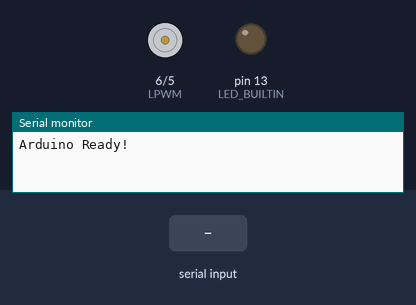
A program run on a simulated Arduino Uno, built with avr-gcc and run on an emulated ATmega328P. On the bench: motor-driver pin pairs drawn as motors (green arrow = first pin HIGH = forward, orange = second pin HIGH = backward, longer = more drive, scaled by the enable pin), output pins drawn as LEDs (lit = HIGH), the last lines printed to the serial monitor. Inputs (shaded band) come from the test bench.

Above: at 1.2 s.
1.3 s: "MHigh\n" received over Serial
4.3 s: "C_ON\n" received over Serial
At 4.7 s:
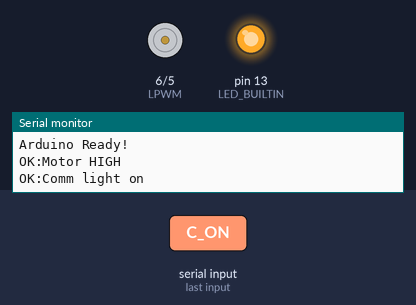
5.8 s: "MLow\n" received over Serial
8.2 s: "MEnable\n" received over Serial
At 9.0 s:
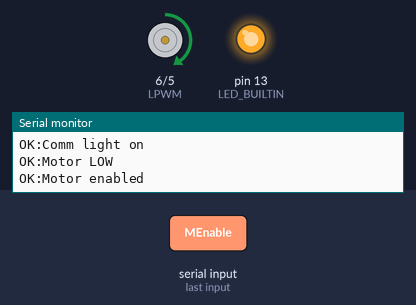
9.7 s: "C_OFF\n" received over Serial
At 10.1 s:
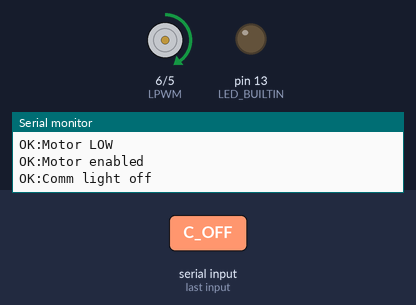
11.2 s: "MHigh\n" received over Serial
At 13.1 s:
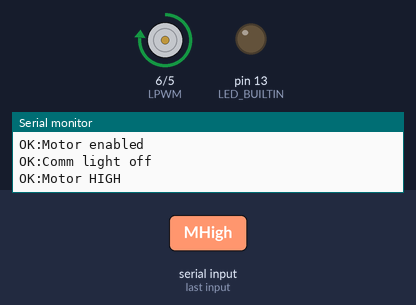
Timing chart, 0 to 14.6 s (numbered marks = the images above; inputs shaded):
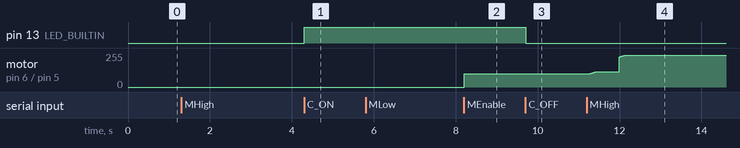

Measured:
- after the input at 4.3 s, pin 13 (LED_BUILTIN): LOW → HIGH at once
- after the input at 8.2 s, motor on pin 6 (LPWM) / pin 5 (RPWM): stopped → forward 100/255 at once
- after the input at 9.7 s, pin 13 (LED_BUILTIN): HIGH → LOW at once
- after the input at 11.2 s, motor on pin 6 (LPWM) / pin 5 (RPWM): moves from forward 100/255 to forward 240/255 over 0.95 s, starting after 0.06 s

The program:

main.cpp
```cpp
#include <Arduino.h>
#include "motorController.h"

void setup() {
  //Comms
  // Start serial at 9600 baud
  Serial.begin(9600);

  // Built-in LED for power info
  pinMode(LED_BUILTIN, OUTPUT);

  // Wait for serial to be ready
  while (!Serial) {
    ; // Wait for serial port to connect
  }

  Serial.println("Arduino Ready!");
  initMotor();
}

void processCommand(String cmd) {
  // Handle individual commands
  if (cmd == "C_ON") {
    digitalWrite(LED_BUILTIN, HIGH);
    Serial.println("OK:Comm light on");
  }
  else if (cmd == "C_OFF") {
    digitalWrite(LED_BUILTIN, LOW);
    Serial.println("OK:Comm light off");
  }
  else if (cmd == "MHigh") {
    Serial.println("OK:Motor HIGH");
    motorStateHigh();
  }
  else if (cmd == "MLow") {
    Serial.println("OK:Motor LOW");
    motorStateLow();
  }
  else if (cmd == "MEnable") {
  motorEnable();
  Serial.println("OK:Motor enabled");
  }
  else if (cmd == "MDisable") {
    motorDisable();
    Serial.println("OK:Motor disabled");
  }
  else if (cmd.length() > 0) {
    Serial.print("ERROR:Unknown command: ");
    Serial.println(cmd);
  }
}

void loop() {
  // Update motor ramping
  updateMotorRamp();

  // Check if data available
  if (Serial.available() > 0) {
    String command = Serial.readStringUntil('\n');
    command.trim(); // Remove whitespace

    // Check if compound command (contains colon)
    int colonIndex = command.indexOf(':');

    if (colonIndex > 0) {
      // Split compound command by colon
      String firstCmd = command.substring(0, colonIndex);
      String remainingCmds = command.substring(colonIndex + 1);

      // Process first command
      firstCmd.trim();
      processCommand(firstCmd);

      // Process remaining commands (could have multiple colons)
      while (remainingCmds.length() > 0) {
        colonIndex = remainingCmds.indexOf(':');

        if (colonIndex > 0) {
          String nextCmd = remainingCmds.substring(0, colonIndex);
          nextCmd.trim();
          processCommand(nextCmd);
          remainingCmds = remainingCmds.substring(colonIndex + 1);
        } else {
          // Last command
          remainingCmds.trim();
          processCommand(remainingCmds);
          break;
        }
      }
    } else {
      // Single command, no colon
      processCommand(command);
    }
  }
}
```

constants.h
```cpp
#pragma once

const int mEnable = 7;
const int LPWM = 6;  // whatever your pin is
const int RPWM = 5;
const int mHigh = 240;
const int mLow = 100;
```

motorController.h
```cpp
#pragma once

extern bool motorState;  // Declaration only (extern)

void initMotor();
void motorEnable();
void motorDisable();
void motorStateHigh();
void motorStateLow();
void updateMotorRamp();  // Call this regularly in main loop
void startRamp(int newRPWM, int newLPWM);  // Directly start a ramp to specific values
```

motorController.cpp
```cpp
#include "constants.h"
#include <Arduino.h>
#include <cmath>

// Ramping variables
int currentRPWM = 0;
int currentLPWM = 0;
int targetRPWM = 0;
int targetLPWM = 0;
int startRPWM = 0;
int startLPWM = 0;
unsigned long rampStartTime = 0;
const unsigned long RAMP_DURATION = 1000; // milliseconds for ramp to complete
bool isRamping = false;

// Queue variables to force sequential stepping (fixes power crashes)
int nextTargetRPWM = -1;
int nextTargetLPWM = -1;

void initMotor(){
    pinMode(mEnable, OUTPUT);
    pinMode(LPWM, OUTPUT);
    pinMode(RPWM, OUTPUT);
    delay(10);
    analogWrite(LPWM, 0);
    analogWrite(RPWM, 0);
    currentLPWM = 0;
    currentRPWM = 0;
    targetLPWM = 0;
    targetRPWM = 0;
}
bool motorState = false;

// FIX: Moved startRamp UP here so updateMotorRamp can see it
void startRamp(int newRPWM, int newLPWM){
    // Safety check: Intercept direct jumps to mHigh from a standstill/low speed
    if (newLPWM >= mHigh && currentLPWM < 100) {
        nextTargetRPWM = newRPWM;
        nextTargetLPWM = newLPWM; // Queue up the mHigh target for later

        targetRPWM = 0;
        targetLPWM = 100; // Force it to ramp to the safe 100 stage first
    } else {
        // Regular ramp behavior
        nextTargetRPWM = -1;
        nextTargetLPWM = -1;
        targetRPWM = newRPWM;
        targetLPWM = newLPWM;
    }

    startRPWM = currentRPWM;  // Store current values as start point
    startLPWM = currentLPWM;
    rampStartTime = millis();
    isRamping = true;
}

// Smooth ramping function - call this regularly in your main loop
void updateMotorRamp(){
    if(!isRamping) return;

    unsigned long elapsedTime = millis() - rampStartTime;

    if(elapsedTime >= RAMP_DURATION){
        // Ramp complete
        currentRPWM = targetRPWM;
        currentLPWM = targetLPWM;
        isRamping = false;

        // If a high-power stage was queued up, start it now automatically
        if(nextTargetLPWM != -1 || nextTargetRPWM != -1){
            int queuedR = nextTargetRPWM;
            int queuedL = nextTargetLPWM;
            nextTargetRPWM = -1; // Clear queue
            nextTargetLPWM = -1;
            startRamp(queuedR, queuedL);
        }
    } else {
        // Calculate progress (0 to 1)
        float progress = (float)elapsedTime / RAMP_DURATION;

        // Ease-In-Out curve to prevent current spikes
        float smoothProgress = 0.5 * (1.0 - cos(progress * M_PI));

        // Interpolate between start and target
        currentRPWM = (int)(startRPWM + (targetRPWM - startRPWM) * smoothProgress);
        currentLPWM = (int)(startLPWM + (targetLPWM - startLPWM) * smoothProgress);
    }

    // Write the current values
    analogWrite(LPWM, currentLPWM);
    analogWrite(RPWM, currentRPWM);
}

//Enable motor
void motorEnable(){
    digitalWrite(mEnable, HIGH);
    motorState = true;
    startRamp(0, 100);
}
//Disable motor
void motorDisable(){
    digitalWrite(mEnable, LOW);
    motorState = false;
    startRamp(0, 0);
}

//When turret motor activated, activated motor stage, when not activated, low power stage
void motorStateHigh(){
    motorState = true;
    startRamp(0, mHigh);
}
void motorStateLow(){
    motorState = false;
    startRamp(0, mLow);
}
```
